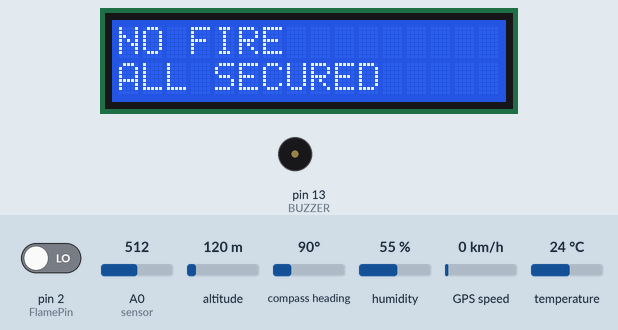
Recording of a sketch running on a simulated Arduino Uno, built with avr-gcc and run on an emulated ATmega328P. Parts: 16×2 character LCD, buzzer (waves = sounding, pin HIGH). Inputs (shaded band) come from the test bench; at power-on: A0 (sensor) = 512, pin 2 (FlamePin) LOW, altitude 120 m, compass heading 90°, humidity 55 %, GPS speed 0 km/h, temperature 24 °C. The GPS gets a fix after 3 s at 37.7749, -122.4194 with 8 satellites; the modem accepts every AT command (registered, SIM ready, sends succeed) and sends nothing else; what the sketch prints to the serial monitor is not drawn.

Above: at 1.2 s.
1.3 s: A0 (sensor) set to 990
4.0 s: A0 (sensor) set to 1011
At 5.6 s:
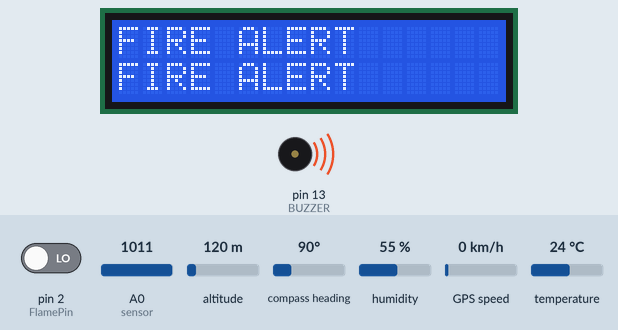
6.7 s: A0 (sensor) set to 900
At 7.8 s:
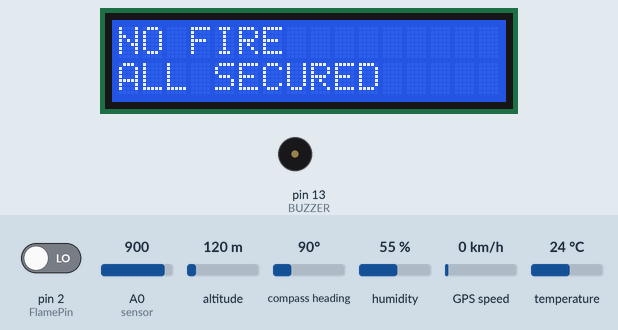
9.4 s: A0 (sensor) set to 1010
At 12.3 s:
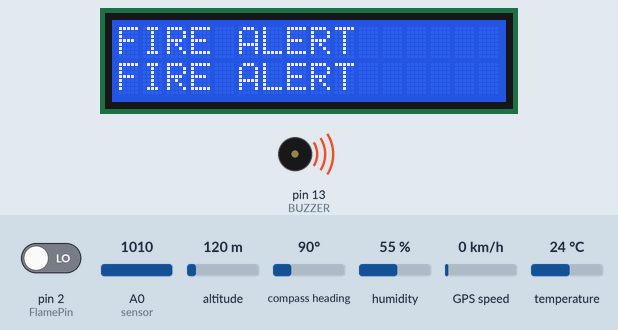
Timing chart, 0 to 13.8 s (numbered marks = the images above; inputs shaded):
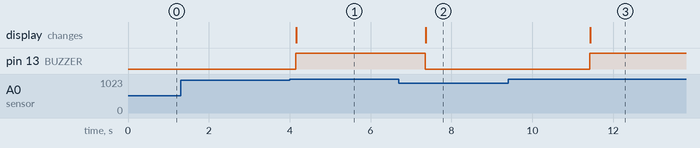

Measured:
- the behaviour switches between 1000 and 1001 on A0 (sensor) (found by bisection; images 0 and 1)
- after the input at 1.3 s, every drawn part: stays the same
- after the input at 4.0 s, pin 13 (BUZZER): LOW → HIGH after 0.15 s; the display: changes after 0.16 s (image 1)
- after the input at 6.7 s, pin 13 (BUZZER): HIGH → LOW after 0.65 s; the display: changes after 0.66 s (image 2)
- after the input at 9.4 s, pin 13 (BUZZER): LOW → HIGH after 2.0 s; the display: changes after 2.0 s (image 3)

The sketch:

IOT_BASED_GAS_LEAKAGE.ino
```cpp
#include <AltSoftSerial.h>
AltSoftSerial gsmPort; // must be on specific pins (GSM TX-8 & GSM RX-9 for an UNO)
#include <NMEAGPS.h>
NMEAGPS gps;
gps_fix fix;
#define gpsPort Serial // GPS TX connected to Arduino RX pin 0
#include <dht.h>
dht DHT;
#define DHT11_PIN 3
#include<LiquidCrystal.h>
LiquidCrystal lcd(12,11,7,6,5,4);

int BUZZER=13;
int FlamePin= 2;
int Flame=HIGH;
float sensor=A0;
float gas_value;

void setup()
{ pinMode(BUZZER, OUTPUT);
pinMode(FlamePin, INPUT);
pinMode(sensor,INPUT);
gsmPort.begin(9600);
Serial.begin(9600);
lcd.begin(16,2);
//gpsPort.begin( 9600 ); // Not needed if GPS on pin 0
}

void loop()
{
Flame= digitalRead(FlamePin);
int chk = DHT.read11(DHT11_PIN);
gas_value=analogRead(sensor);
lcd.clear();
if(Flame==HIGH || DHT.temperature > 50 || gas_value >1000)
{
lcd.setCursor(0,0);
lcd.print("FIRE ALERT");
lcd.setCursor(0,1);
lcd.print("FIRE ALERT");
digitalWrite(BUZZER,HIGH);
if (gps.available( gpsPort ))
fix = gps.read();
if(fix.valid.location)
{
SendMessage();
if (gsmPort.available()>0)
Serial.write(gsmPort.read());
}
}
else
{ digitalWrite(BUZZER, LOW);
Serial.println(" No FIRE ");
Serial.print("Temperature = ");
Serial.println(DHT.temperature);
Serial.print("GAS VALUE = ");
Serial.println(gas_value);
lcd.setCursor(0,0);
lcd.print("NO FIRE");
lcd.setCursor(0,1);
lcd.print("ALL SECURED");
delay(2000);
}
}

void SendMessage()
{
gsmPort.println("AT+CMGF=1");
delay(1000);
gsmPort.println("AT+CMGS=\"+8801853114432\"\r");
delay(1000);
gsmPort.println("FIRE Alert");
gsmPort.print( fix.longitude(), 5);
gsmPort.print( ',' );
gsmPort.print( fix.latitude(), 5 );
delay(100);
gsmPort.println((char)26);
delay(1000);
}
```
